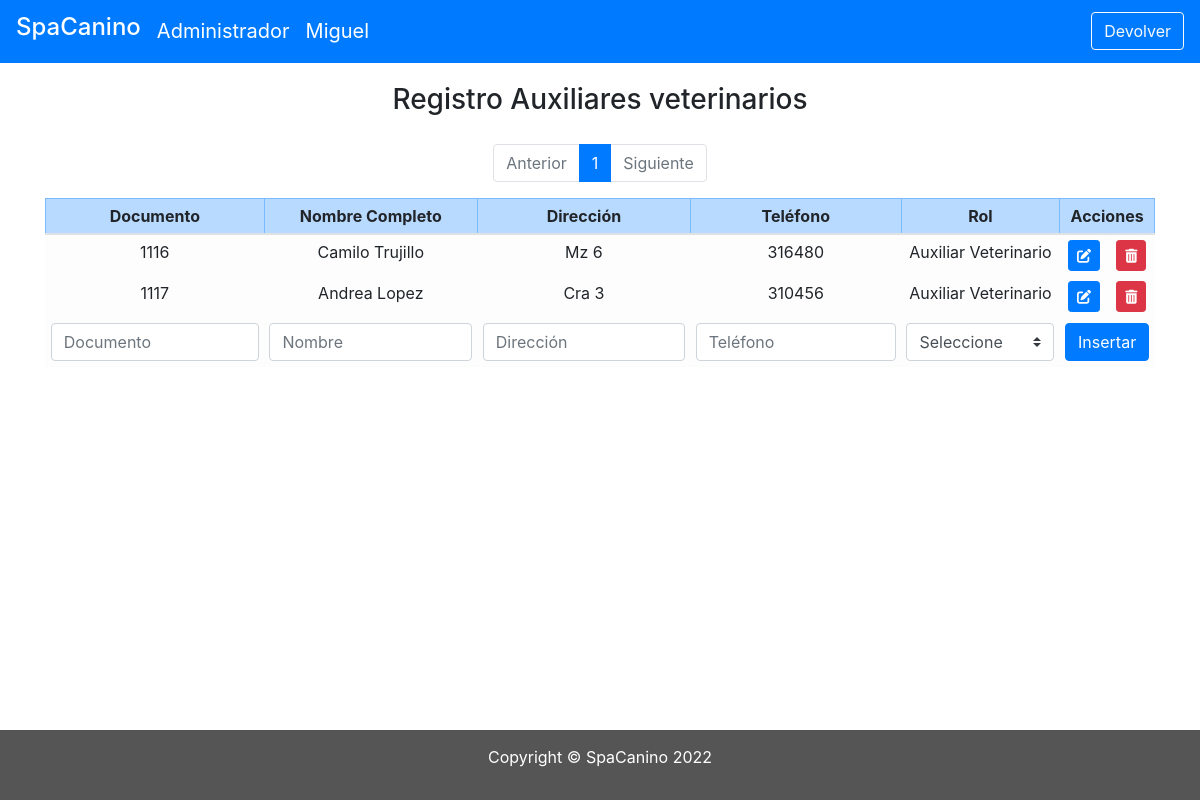
The page /admin/funcionario/auxiliar/index.php (signed in) on the database its author committed.
### tables this page shows
CREATE TABLE `roles` (
  `id_rol` int(2) NOT NULL,
  `role` varchar(40) DEFAULT NULL
);

CREATE TABLE `auxvet` (
  `id_aux` int(12) NOT NULL,
  `id_rol` int(2) NOT NULL,
  `name` varchar(80) NOT NULL,
  `adress` varchar(40) NOT NULL,
  `cel` bigint(11) NOT NULL
);

### admin/funcionario/auxiliar/index.php (the view, shortened to what this page needs)
<?php
    require_once("../../../conexion/conexion.php");
    $rol=$_SESSION['rol'];
    $name=$_SESSION['name'];
    $sql= "SELECT * FROM roles where id_rol = :ro";
    $resultado=$base->prepare($sql);
    $resultado->execute(array(":ro" => $rol));
    $reg=$resultado->fetch(PDO::FETCH_ASSOC);
    $nomrol=$reg["role"];
    $regis = 6;
    if(isset($_GET["pagina"])){
        if($_GET["pagina"]==1){
            header("Location:index.php");
        }else{
            $pagina=$_GET["pagina"];
        }
    }else{
        $pagina=1;
    }
    $empieza=($pagina-1)*$regis;
    $sql= 'SELECT * FROM auxvet';
    $senten=$base->prepare($sql);
    $senten->execute();
    $totalregis=$senten->rowCount();
    $paginas = $totalregis/$regis;
    $paginas = ceil($paginas);
    $regis=$base->query("SELECT * from auxvet LIMIT $empieza, $regis")->fetchALL(PDO::FETCH_OBJ);
?>
<!DOCTYPE html>
<html lang="es">
<head>
    <link rel="stylesheet" href="https://cdn.jsdelivr.net/npm/bootstrap@4.6.2/dist/css/bootstrap.min.css">
    <link rel="stylesheet" href="../../../css/styles.css">
</head>
<body>
    <nav class="navbar navbar-expand-lg navbar-dark bg-primary">
        <a class="navbar-brand" href="#"><h4>SpaCanino</h4></a>
        <a class="navbar-brand rol" href="#"><?php echo $nomrol ?></a>
        <a class="navbar-brand rol" href="#"><?php echo $name ?></a>
        <div class="form-inline">
            <a href="../user.php"><button class="btn btn-outline-light my-2 my-sm-0">Devolver</button></a>
        </div>
    </nav>
    <div class="title">
        <h3 class="text-center">Registro Auxiliares veterinarios</h3>
    </div>
    <div class="container">
        <form method="GET" autocomplete="off">
            <div class="table-responsive-xxl table-sm">
                <table class="table table-bordered table-striped ">
                    <thead >
                        <tr class="table-primary text-center">
                            <th>Documento</th>
                            <th>Nombre Completo</th>
							<th>Dirección</th>
							<th>Teléfono</th>
                            <th>Rol</th>
                            <th colspan="2">Acciones</th>
                        </tr>
                    </thead>
                    <tbody class="text-center bordered">
                        <?php
                            foreach ($regis as $administrador) :
                                $rol = $administrador->id_rol;
                                $sql= "SELECT * FROM roles where id_rol = :id";
                                $resultado=$base->prepare($sql);
                                $resultado->execute(array(":id"=>$rol));
                                $regi=$resultado->fetch(PDO::FETCH_ASSOC);
                        ?>
                        <tr class="table-light" >
                            <td><?php echo $administrador->id_aux?></td>
                            <td><?php echo $administrador->name?></td>
							<td><?php echo $administrador->adress?></td>
							<td><?php echo $administrador->cel?></td>
                            <td><?php echo $regi['role'];?></td>
							<td>
                                <a href="editar.php?id=<?php echo $administrador->id_aux?> & nom=<?php echo $administrador->name?>  & dir=<?php echo $administrador->adress?>"><button type="button" class="btn btn-sm btn-primary"><i class="fa-solid fa-pen-to-square"></i></button></a>
                            </td>
                            <td>
                                <a href="eliminar.php?id=<?php echo $administrador->id_aux?>"><button type="button" class="btn btn-sm btn-danger"> <i class="fa-solid fa-trash-can"></i></button></a>
                            </td>
                        <?php
                            endforeach;
                        ?>
                            </tr>
                        <tr class="table-light" >
                            <nav aria-label="Page navigation example">
                                <ul class="pagination justify-content-center">
                                    <li class="page-item <?php echo $pagina<=1? 'disabled' : '' ?>">
                                            <a class="page-link" href="index.php?pagina=<?php echo $pagina-1 ?>">Anterior</a>
                                    </li>
                                    <?php
                                        for($i=0; $i<$paginas; $i++):?>
                                            <li class="page-item <?php echo $pagina==$i+1? 'active': ''?>">
                                                <a class="page-link"
                                                href="index.php?pagina=<?php echo $i+1?>">
                                            <?php echo $i+1?></a>
                                            </li>
                                    <?php endfor?>
                                    <li class="page-item <?php  echo $pagina>=$paginas? 'disabled' : '' ?> "><a class="page-link" href="index.php?pagina=<?php echo $pagina+1 ?>">Siguiente</a></li>
                                </ul>
                            </nav>
                        </tr>
                        <tr class="table-light" >
                            <td><input type="number" name="id" class="form-control" placeholder="Documento"></td>
                            <td><input type="text" name="nom" class="form-control" placeholder="Nombre"></td>
                            <td><input type="text" name="dire" class="form-control" placeholder="Dirección"></td>
                            <td><input type="number" name="tel" class="form-control" placeholder="Teléfono"></td>
                            <td>
                                <div class="input-group">
                                    <select class="custom-select" name="rol">
                                        <option value="" >Seleccione</option>
                                    </select>
                                </div>
                            </td>
                            <td colspan="5" align="center"><input  type="submit" class="btn btn-primary" name="insert" value="Insertar" ></td>
                        </tr>
                    </tbody>
                </table>
            </div>
        </form>
    </div>
    <footer class="containar-fluid text-center ">
        <p>Copyright &copy; SpaCanino <script>document.write(new Date().getFullYear());</script></p>
    </footer>
</body>
</html>

### css/styles.css (style rules this page uses)
* { margin: 0; padding: 0; box-sizing: border-box; }
body { display: flex; flex-direction: column; min-height: 100vh; }
.navbar { margin-bottom: 0; border-radius: 0; }
h3 { padding: 20px; }
footer { background-color: #555; color: white; padding: 20px; margin-top: auto; }

### admin/funcionario/auxiliar/index.php (style rules this page uses)
footer { background-color: #555; color: white; padding: 15px; }

### rows shown on the page
roles: role "Administrador"
auxvet: id_aux "1116", name "Camilo Trujillo", adress "Mz 6", cel "316480", id_rol.role "Auxiliar Veterinario"
auxvet: id_aux "1117", name "Andrea Lopez", adress "Cra 3", cel "310456", id_rol.role "Auxiliar Veterinario"

### other values the page prints
$name "Miguel"
